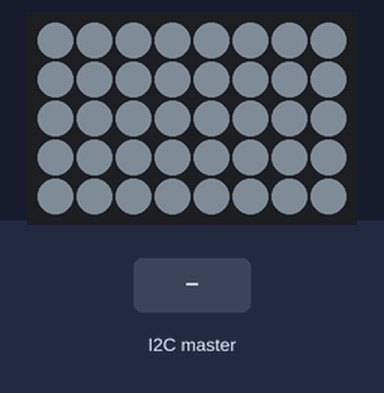
The sketch below on a simulated Arduino Uno, built with avr-gcc and run on an emulated ATmega328P. On the bench: 8×5 RGB LED matrix (first LED top left, wired row by row). The inputs (shaded band) are chosen by the test bench. Dim RGB values are drawn brighter than linear; what the sketch prints to the serial monitor is not drawn.

Above: at 1.2 s.
1.3 s: the I2C master sends the byte 1
At 2.4 s:
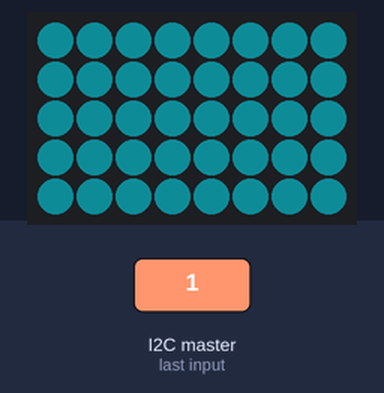
2.8 s: the I2C master sends the byte 90
At 3.5 s:
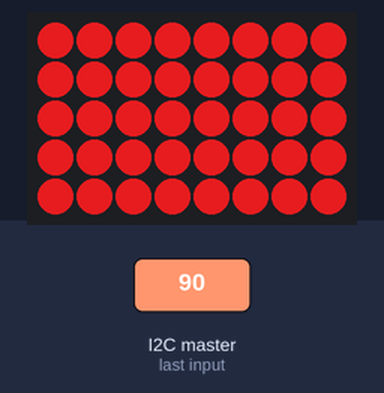
Timing chart, 0 to 5.8 s (numbered marks = the images above; inputs shaded):
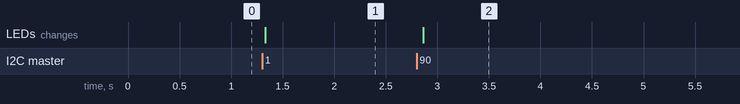

Measured:
- after the input at 1.3 s, the LEDs: change at once (image 1)
- after the input at 2.8 s, the LEDs: change after 0.06 s (image 2)

The sketch:

favorite_color.ino
```cpp
/*----------------------------------------------------------------------------------------
Favorite Color Machine

  This script sets the color of an Adafruit NeoPixel Array based on red/green/blue input
  from the EV3 Intelligent Brick.  Each red/green/blue component setting is generated
  by the EV3 Intelligent Brick and passed over I2C to the Arduino

  Connections:
  EV3 Breadboard VBUS to Arduino VIN
  EV3 Breadboard GRND (next to VBUS) to Arduino GND
  EV3 Breadboard SCL to Arduino SCL
  EV3 Breadboard SDA to Arduino SDA
  EV3 cable between breadboard connector and Port 1 of EV3 Intelligent Brick

  Use with EV3 program "favorite color.ev3"


  Arduino to EV3 connection modified from Dexter Industries post
  www.dexterindustries.com/howto/connecting-ev3-arduino

-----------------------------------------------------------------------------------*/

#include <Adafruit_NeoPixel.h>
#include <Wire.h>  //Call library for I2C communications

#define SLAVE_ADDRESS 0x04  //I2C address for communicating with EV3 Intelligent
//Brick.  Same address should be in EV3 program

const int ROWS = 5;
const int COLS = 8;
const int NUM_LEDS = ROWS * COLS;
const int LED_PIN = 6;
Adafruit_NeoPixel strip = Adafruit_NeoPixel(NUM_LEDS, LED_PIN, NEO_GRB + NEO_KHZ800);

void setup()
{
    strip.begin();
    strip.show(); //Initialize all pixels to 'off'
    Serial.begin(9600);         //Start serial communications.  Serial monitor must match this baud rate
    Wire.begin(SLAVE_ADDRESS);  //Start I2C link
    Wire.onReceive(receiveData); //Read data from EV3
    Serial.println("Ready!");
}
int val,flag=0,index=0;
byte d[]={10,11,12,13,14,15,16,17};  //Declare array to be sent to the Arduino
int i; //Declare loop increment
int red;  //Declare red color value
int green;  //Declare green color value
int blue;  //Declare blue color value

void loop()
{
 red = d[0]*2;  //Value from EV3 is 127 max, so double to set to 254 max
 green = d[1]*2;  //Value from EV3 is 127 max, so double to set to 254 max
 blue = d[2]*2;  //Value from EV3 is 127 max, so double to set to 254 max
 strip.begin();
 for (int counter = 0; counter < 40; counter++){
 strip.setPixelColor(counter,red,green,blue);
}
 strip.show();
 delay(100);
}

//Function for reading data.
void receiveData(int byteCount)
{
    i=0;
    while(Wire.available()>0)
        {
      val=Wire.read();
      d[i]=val;
      i = i + 1;
      flag=1;

    }

}
```
